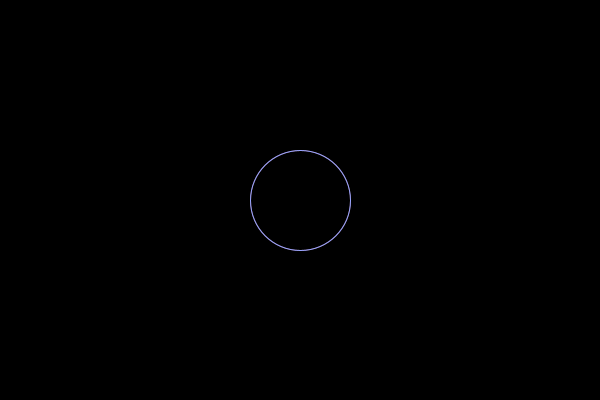
Frame 1 (no input)
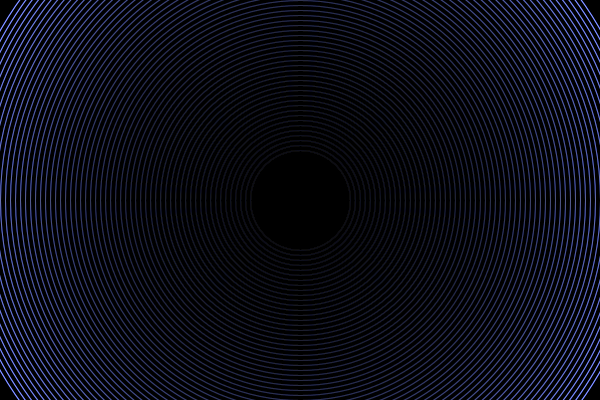
Frame 60 (the mouse pressed at the canvas centre just before this capture)
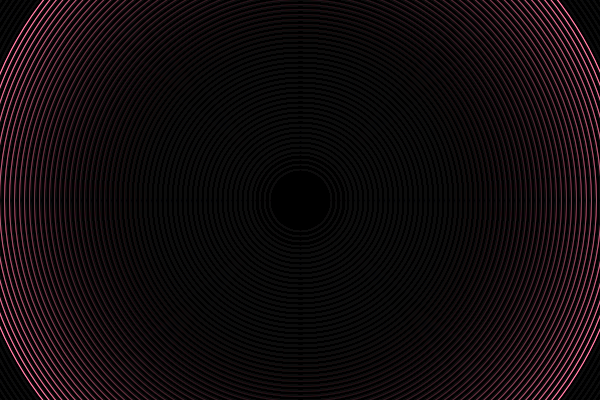
Frame 120 (the mouse held since frame 60 and released just before this capture)

The Processing sketch that drew these frames (run headless with seeded random() and noise(); from frame 60 on, the mouse is pressed at the canvas centre):

// Processing sketch: Click_Ripples
// ── Click_Ripples.pde
Ripple defaultRipple;
ArrayList<Ripple> ripple = new ArrayList<Ripple>();

void setup() {
  size(600, 400);
  background(0);
  colorMode(HSB);
  defaultRipple = new Ripple(width/2, height/2, 100, floor(random(360)));
}

void draw() {

  defaultRipple.display() ;
  for (int i = 0; i < ripple.size(); i++) {
    ripple.get(i).display() ;
  }
}

void mousePressed() {
  ripple.add(new Ripple(mouseX, mouseY, floor(random(50, 100)), floor(random(360))));
}

// ── Ripple.pde
class Ripple {
  float x; 
  float y; 
  float size; 
  int hue; 
  Ripple(float _x, float _y, float _size, int _hue) {
    x =_x;
    y = _y;
    size = _size;
    hue = _hue;
  }
  void display() {
    if (size < width * 3) {
      noFill();
      stroke(hue, 100, 100);
      circle(x, y, size);
      move();
    } else {
      noStroke();
    }
  }
  void move() {
    fill(0, 0, 0, 4);
    noStroke();
    rect(0, 0, width, height);
    blendMode(ADD);
    colorMode(HSB, 360, 100, 100, 100);
    stroke(hue, 40, 100);
    blendMode(BLEND);
    noFill();
    circle(x, y, size);
    size += 10;
  }
}
